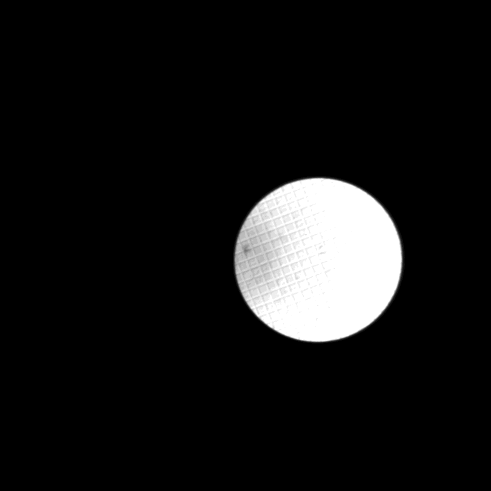
#> input picture data/develop/Category 1 - Easy Fits/2018-02-15 17.27.27.162000.tiff, 982 x 982 px (shown at 1/2 size); its folder holds only this picture in this run
$ python variant.py
#> lines starting #> are read from the running program, lines starting #| are printed output that depends on the picture; after the words box and inside, x2 and y2 are one past the last pixel; in counts of white or black regions, pixels touching at a corner belong together
### ellipse_detector.py
"""
Pedestrian Tracking
2018
POVa - Computer Vision
FIT - Faculty of Information Technology
BUT - Brno University of Technology
"""
from math import sin, cos, pi
from typing import List, Optional

import cv2 as cv
import numpy as np


class EllipseDetector:
    def __init__(self, min_contour_size=5, use_canny=False, canny_threshold=100):
        """
        Split image to contours and try to fit ellipses into every countour. Contours may be separated
        by canny detector or simply pass binary image (thresholded). If using binary img, disable canny
        detector - otherwise it may generate strange results.
        :param min_contour_size: try to fit ellipses only to bigger contours than this (smaller ignored)
        :param use_canny: use canny detector to split image to contours; turn off for binary images
        :param canny_threshold: threshold for canny detector
        """
        self.min_contour_size = min_contour_size
        self.use_canny = use_canny
        self.canny_threshold = canny_threshold

    def detect(self, image, use_distance_filter=False, get_largest=False) -> Optional[np.ndarray]:
        # TODO comment + size filter?
        ellipses = self.detect_all_ellipses(image)
        if not ellipses:
            return None

        if get_largest:
            areas = [e[1][0]*e[1][1]*pi for e in ellipses]
            largest = areas.index(max(areas))
            ellipses = [ellipses[largest]]

        if use_distance_filter:  # FIXME axes major/minor length is full or half???
            distances = cv.distanceTransform(image, cv.DIST_L2, 5)
            _, _, _, max_loc = cv.minMaxLoc(distances)  # minVal, maxVal, minLoc, maxLoc
            for ellipse in ellipses:
                xp = max_loc[0]  # point coordinates
                yp = max_loc[1]
                xe = ellipse[0][0]  # ellipse center
                ye = ellipse[0][1]
                a = ellipse[1][0]/2  # ellipse major, minor axis
                b = ellipse[1][1]/2
                alpha = ellipse[2]+90  # ellipse rotation
                res = (cos(alpha)*(xp-xe) + sin(alpha)*(yp-ye))**2 / a**2 + (sin(alpha)*(xp-xe) - cos(alpha)*(yp-ye))**2 / b**2
                if res < 1:
                    return ellipse
        else:
            return ellipses[0]  # WARNING! By default return just first found ellipse

    def detect_all_ellipses(self, image) -> List[np.ndarray]:
        if self.use_canny:
            image = cv.Canny(image, self.canny_threshold, self.canny_threshold * 2)

        contours, _ = cv.findContours(image, cv.RETR_TREE, cv.CHAIN_APPROX_NONE)
        # Find ellipses for each contour
        ellipses = [cv.fitEllipse(c) for c in contours if c.shape[0] >= self.min_contour_size]

        return ellipses

### ellipse_fit_evaluation.py
import csv

import cv2
import numpy as np


def evaluate_ellipse_fit(image_filename, fit_ellipse, csv_filepath='tests/ground_truths_develop.csv'):
    """
    Evaluate ellipse fit by comparing its parameters to the ground truth ellipse's parameters from the CSV file.
    :param image_filename: filename of the image
    :param fit_ellipse: fitted ellipse's parameters
    :param csv_filepath: filepath to the CSV file with ground truth ellipses' parameters
    :return: fitted ellipse's fit score
    """
    gt_ellipse = __get_gt_ellipse_from_csv(image_filename, csv_filepath)

    if gt_ellipse:
        if fit_ellipse:
            return __get_ellipse_fit_score(fit_ellipse, gt_ellipse)
        else:
            return 0.0
    else:
        if fit_ellipse:
            return 0.0
        else:
            return 1.0


def __get_gt_ellipse_from_csv(image_filename, csv_filepath):
    """
    Return the ground truth ellipse's parameters from the CSV file.
    :param image_filename: filename of the image
    :param csv_filepath: filepath to the CSV file with ground truth ellipses' parameters
    :return: ground truth ellipse's parameters
    """
    with open(csv_filepath, newline='') as csvfile:
        reader = csv.DictReader(csvfile)
        for row in reader:
            if row['filename'] == image_filename:
                if row['gt_ellipse_center_x'] == '':
                    gt_ellipse = None
                else:
                    gt_ellipse = {'center': (float(row['gt_ellipse_center_x']), float(row['gt_ellipse_center_y'])),
                                  'axes': (float(row['gt_ellipse_majoraxis']), float(row['gt_ellipse_minoraxis'])),
                                  'angle': int(row['gt_ellipse_angle']),
                                  'image_width': int(row['image_width']),
                                  'image_height': int(row['image_height'])}
                return gt_ellipse
        else:
            raise ValueError("Filename not found in the CSV file.")


# [43 lines left out: functions __get_ellipse_fit_score, __draw_ellipse, __evaluate_overlap, not called in this run]

### path_provider.py
"""
Pedestrian Tracking
2018
POVa - Computer Vision
FIT - Faculty of Information Technology
BUT - Brno University of Technology
"""
import os
from typing import List, Dict


class PathProvider:
    def __init__(self):
        self.root = os.path.abspath('data/develop')

    # [6 lines left out: function get_ground_truth_path, not called in this run]

    def get_paths_dict(self) -> Dict[int, List[str]]:
        """
        :return: Dict with Category index as key and list of paths of category-images as value.
        """
        paths = {}
        i = 1
        for subdir in sorted(os.listdir(self.root)):
            if subdir.startswith('Category'):
                subdir_path = os.path.join(self.root, subdir)
                paths[i] = [os.path.join(subdir_path, img) for img in os.listdir(os.path.join(subdir_path))]
                i += 1
#> pass 2 of the loop in get_paths_dict, `for subdir in sorted(os.listdir(self.root)):`:

        return paths

    # [11 lines left out: function get_paths_list, not called in this run]

### results_writer.py
#!/usr/bin/env python
import csv


class ResultsWriter:
    def __init__(self, filename):
        self.fd = open(filename, 'w')
        fieldnames = ['filename', 'ellipse_center_x', 'ellipse_center_y', 'ellipse_majoraxis', 'ellipse_minoraxis', 'ellipse_angle', 'elapsed_time']

        self.writer = csv.DictWriter(self.fd, fieldnames)
        self.writer.writeheader()

    def write_result(self, filename, ellipse, elapsed_time):
        """Ellipse format: {'center': (626.76, 494.98), 'axes': (387.96, 381.45), 'angle': 170}"""
        if ellipse is None:
            self.writer.writerow({'filename': filename,
                                  'elapsed_time': elapsed_time})
        else:
            self.writer.writerow({'filename': filename,
                                  'ellipse_center_x': ellipse['center'][0],
                                  'ellipse_center_y': ellipse['center'][1],
                                  'ellipse_majoraxis': ellipse['axes'][0],
                                  'ellipse_minoraxis': ellipse['axes'][1],
                                  'ellipse_angle': ellipse['angle'],
                                  'elapsed_time': elapsed_time})


# [4 lines that do not run on import are left out]

### variant.py
import os
import time

import cv2 as cv

from ellipse_detector import EllipseDetector
from ellipse_fit_evaluation import evaluate_ellipse_fit
from path_provider import PathProvider
from results_writer import ResultsWriter


def load_image(img_path):
    return cv.imread(img_path, cv.IMREAD_ANYDEPTH)
#> returned value is the input picture: shape (982, 982) uint16; min 0, max 3963, mean 359.1


def image_equalization_to8bit(img):
    return (cv.normalize(img, dst=None, alpha=0, beta=65535, norm_type=cv.NORM_MINMAX) / 256).astype('uint8')


def processing_f1(img):
    # PUT IMAGE PRE-PROCESSING HERE:

    return img


# init
path_provider = PathProvider()
ellipse_detector = EllipseDetector()
results_writer = ResultsWriter('results.csv')

# main
results = {}
paths_dict = path_provider.get_paths_dict()
for category in range(1, 7):
    for path in paths_dict[category]:
        # load image
        image_name = os.path.basename(path)
        image = load_image(path)

        # fit ellipse
        start_time = time.time()  # TODO don't use process pool - much faster program, but slower elapsed_time per image...
        image = image_equalization_to8bit(image)
        image = processing_f1(image)
        ellipse = ellipse_detector.detect(image, use_distance_filter=True, get_largest=True)
#> in detect_all_ellipses, `contours, _ = cv.findContours(image, cv.RETR_TREE, cv.CHAIN_APPROX_NONE)`: contours = 38076 contours, 37228 with area under 20; largest, box (x1, y1, x2, y2) and area: (63, 32, 982, 901) 536415, (89, 332, 133, 381) 944, (546, 80, 595, 113) 576, (91, 490, 128, 523) 533, (647, 851, 679, 887) 406
#> in detect_all_ellipses, `ellipses = [cv.fitEllipse(c) for c in contours if c.shape[0] >= self.m..`: ellipses = 11515 items
#> in detect, `areas = [e[1][0]*e[1][1]*pi for e in ellipses]`: areas = 11515 items, first 6: 4.69e-06, 2.75, 0.00171, 3.21, 57.97, 0.2
#> in detect, `largest = areas.index(max(areas))`: largest = 2011
#> in detect, `ellipses = [ellipses[largest]]`: ellipses = [((167.7, 224.5), (1, 134217728), 90)]
#> in detect, `distances = cv.distanceTransform(image, cv.DIST_L2, 5)`:
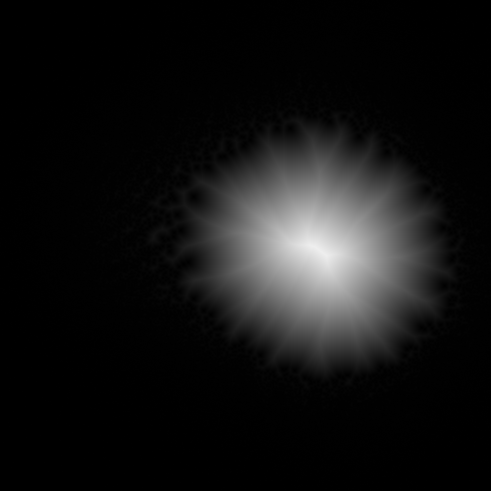
#> distances: shape (982, 982) float32 (shown at 1/2 size); min 0, max 238.8, mean 19.6
#> in detect, `_, _, _, max_loc = cv.minMaxLoc(distances)`: max_loc = (645, 505)
#> the loop in detect, `for ellipse in ellipses:` made 1 pass
#> (ellipse, xp, yp, xe, ye, a, b, alpha) on pass 1: (((167.7, 224.5), (1, 134217728), 90), 645, 505, 167.7, 224.5, 0.5, 67108864, 180)
#> ellipse = None
        end_time = time.time()

        # write results to output
        if ellipse:
            ellipse = {'center': (ellipse[0][0], ellipse[0][1]),
                       'axes': (ellipse[1][1] / 2, ellipse[1][0] / 2),
                       'angle': ellipse[2] + 90}
        results_writer.write_result(image_name, ellipse, (end_time - start_time)*1000)
        result = evaluate_ellipse_fit(image_name, ellipse)
#> (reads tests/ground_truths_develop.csv from the repository)
#> result = 0
        try:
            results[category].append(result)
        except KeyError:
            results[category] = [result]
#> pass 2 of the loop `for category in range(1, 7):`:
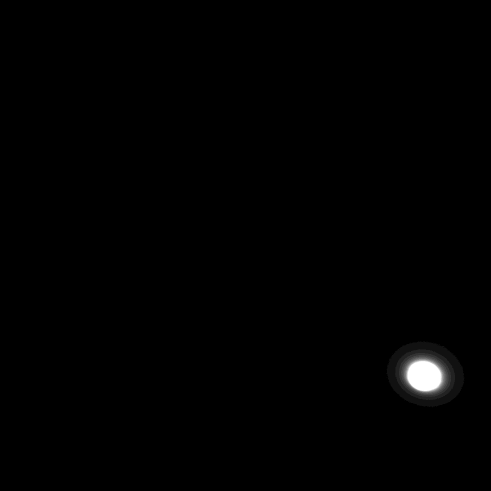
#> input picture data/develop/Category 2 - Hardly Fitable/2018-02-15 17.27.54.680000.tiff, 982 x 982 px (shown at 1/2 size)
#> in load_image, returned value is the input picture: shape (982, 982) uint16; min 0, max 3963, mean 42.8
#> contours = 44629 contours, 43793 with area under 20; largest, box (x1, y1, x2, y2) and area: (0, 154, 982, 982) 338790, (79, 132, 216, 261) 2786, (598, 402, 643, 451) 810, (752, 267, 795, 304) 598, (723, 293, 767, 323) 465
#> in detect (call 2), `ellipses = self.detect_all_ellipses(image)`: ellipses = 12735 items
#> areas = 12735 items, first 6: 0, 77.59, 3.49e-18, 0, 0.00831, 45.08
#> largest = 4689
#> in detect (call 2), `ellipses = [ellipses[largest]]`: ellipses = [((404.7, 214.5), (1, 134217728), 90)]
#> in detect (call 2), `distances = cv.distanceTransform(image, cv.DIST_L2, 5)`:
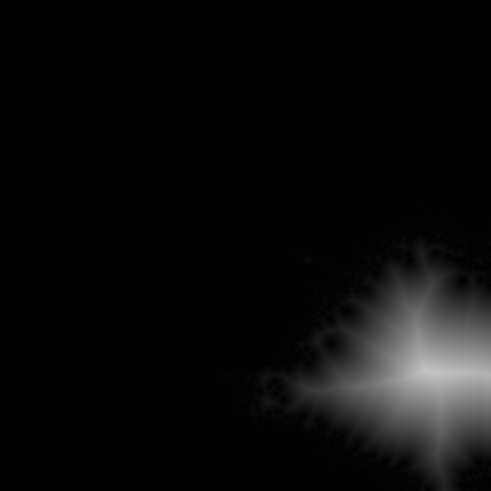
#> distances: shape (982, 982) float32 (shown at 1/2 size); min 0, max 195.5, mean 11.1
#> max_loc = (851, 741)
#> the loop in detect (call 2), `for ellipse in ellipses:` made 1 pass
#> (ellipse, xp, yp, xe, ye, a, b, alpha) on pass 1: (((404.7, 214.5), (1, 134217728), 90), 851, 741, 404.7, 214.5, 0.5, 67108864, 180)
#> (the run stopped early here; a loop or call above may not have finished)
